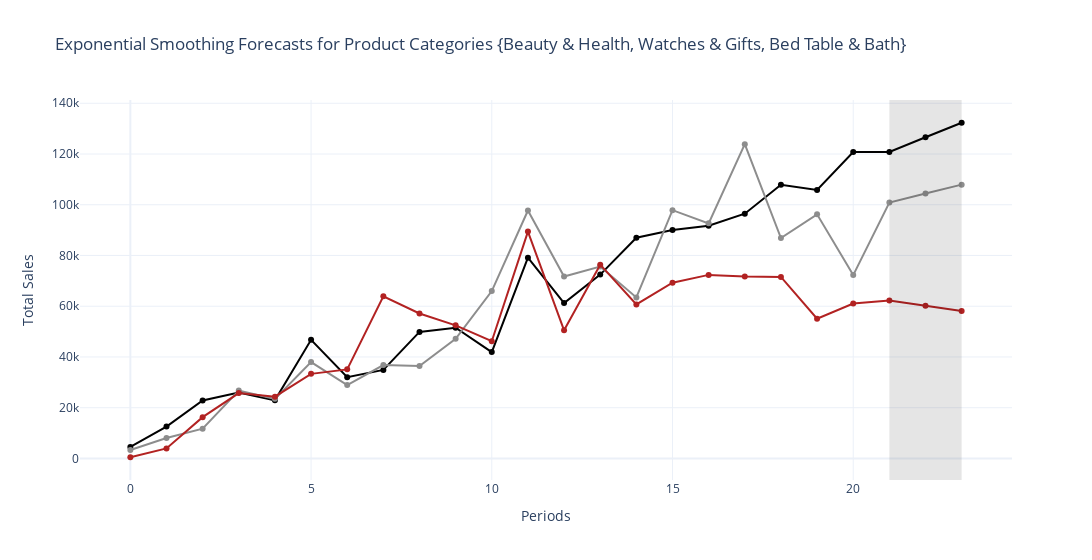

The code cell stored with this chart in its notebook:
### Markdown cell above
##### Forecast 3 Periods into the Future for each Product Category

### Code cell
# Convert Frame back to Polars
top_products_detail = pl.DataFrame(top_products_detail)

# Create individual frames for each of the top product categories
beauty_health = list(top_products_detail.filter(pl.col('product_category_name') == 'beleza_saude').select('total_sales').to_pandas()['total_sales'])[1:]
watches_gifts = list(top_products_detail.filter(pl.col('product_category_name') == 'relogios_presentes').select('total_sales').to_pandas()['total_sales'])
bed_table_bath = list(top_products_detail.filter(pl.col('product_category_name') == 'cama_mesa_banho').select('total_sales').to_pandas()['total_sales'])

# Create and plot the forecasts for each product category
all_plots = []
for data, color in zip([beauty_health, watches_gifts, bed_table_bath], ['#010101', '#8d8d8d', '#B22222']):
    model = ExponentialSmoothing(data, trend='add', damped_trend=True).fit()
    predictions = pd.DataFrame([data + list(model.forecast(3)), ['Actuals']*len(data) + ['Forecasted']*3]).T
    predictions.columns = ['monthly_sales', 'forecast']
    fig = px.line(
        predictions, y='monthly_sales',
        template='simple_white', width=900, height=400, markers=True,
        color_discrete_map={
            'Actuals': '#B22222',
            'Forecasted': '#8d8d8d'
        })
    fig.add_vrect(
        x0=len(data),
        x1=len(data) + 2,
        fillcolor="black",
        opacity=0.1,
        line_width=0,
    )
    
    fig.update_traces(
        line_color=color,
        line_width=2
    )
    all_plots.append(fig)

fig1 = all_plots[0]
fig2 = all_plots[1]
fig3 = all_plots[2]

fig = go.Figure(data=fig1.data + fig2.data + fig3.data)

fig.update_layout(
    title="Exponential Smoothing Forecasts for Product Categories {Beauty & Health, Watches & Gifts, Bed Table & Bath}",
    template='plotly_white',
    width=1100,
    xaxis_title='Periods',
    yaxis_title='Total Sales')

fig.add_vrect(
        x0=len(data),
        x1=len(data) + 2,
        fillcolor="black",
        opacity=0.1,
        line_width=0,
    )

fig.show()

### Figure 1 — Plotly figure (JSON) as saved in the notebook; plotly's stock layout.template omitted (floating-point values rounded to 4 significant figures)
{"data": [{"hovertemplate": "index=%{x}<br>monthly_sales=%{y}<extra></extra>", "legendgroup": "", "line": {"color": "#010101", "dash": "solid", "width": 2}, "marker": {"symbol": "circle"}, "mode": "lines+markers", "name": "", "orientation": "v", "showlegend": false, "type": "scatter", "x": [0, 1, 2, 3, 4, 5, 6, 7, 8, 9, 10, 11, 12, 13, 14, 15, 16, 17, 18, 19, 20, 21, 22, 23], "xaxis": "x", "y": [4553.0, 12560.0, 22840.0, 26000.0, 22940.0, 46790.0, 32030.0, 34900.0, 49870.0, 51540.0, 41920.0, 79120.0, 61260.0, 72470.0, 87000.0, 90030.0, 91750.0, 96460.0, 107900.0, 105800.0, 120800.0, 120800.0, 126600.0, 132300.0], "yaxis": "y"}, {"hovertemplate": "index=%{x}<br>monthly_sales=%{y}<extra></extra>", "legendgroup": "", "line": {"color": "#8d8d8d", "dash": "solid", "width": 2}, "marker": {"symbol": "circle"}, "mode": "lines+markers", "name": "", "orientation": "v", "showlegend": false, "type": "scatter", "x": [0, 1, 2, 3, 4, 5, 6, 7, 8, 9, 10, 11, 12, 13, 14, 15, 16, 17, 18, 19, 20, 21, 22, 23], "xaxis": "x", "y": [3360.0, 8087.0, 11760.0, 26770.0, 23490.0, 37970.0, 28950.0, 36800.0, 36420.0, 47140.0, 65960.0, 97720.0, 71730.0, 75620.0, 63460.0, 97860.0, 92660.0, 123900.0, 86890.0, 96210.0, 72280.0, 100900.0, 104400.0, 107900.0], "yaxis": "y"}, {"hovertemplate": "index=%{x}<br>monthly_sales=%{y}<extra></extra>", "legendgroup": "", "line": {"color": "#B22222", "dash": "solid", "width": 2}, "marker": {"symbol": "circle"}, "mode": "lines+markers", "name": "", "orientation": "v", "showlegend": false, "type": "scatter", "x": [0, 1, 2, 3, 4, 5, 6, 7, 8, 9, 10, 11, 12, 13, 14, 15, 16, 17, 18, 19, 20, 21, 22, 23], "xaxis": "x", "y": [479.0, 3960.0, 16280.0, 25770.0, 24350.0, 33350.0, 35110.0, 63890.0, 57140.0, 52470.0, 46200.0, 89410.0, 50510.0, 76380.0, 60690.0, 69260.0, 72360.0, 71700.0, 71570.0, 55080.0, 61040.0, 62220.0, 60150.0, 58100.0], "yaxis": "y"}], "layout": {"shapes": [{"fillcolor": "black", "line": {"width": 0}, "opacity": 0.1, "type": "rect", "x0": 21, "x1": 23, "xref": "x", "y0": 0, "y1": 1, "yref": "y domain"}], "title": {"text": "Exponential Smoothing Forecasts for Product Categories {Beauty & Health, Watches & Gifts, Bed Table & Bath}"}, "width": 1100, "xaxis": {"title": {"text": "Periods"}}, "yaxis": {"title": {"text": "Total Sales"}}}}
